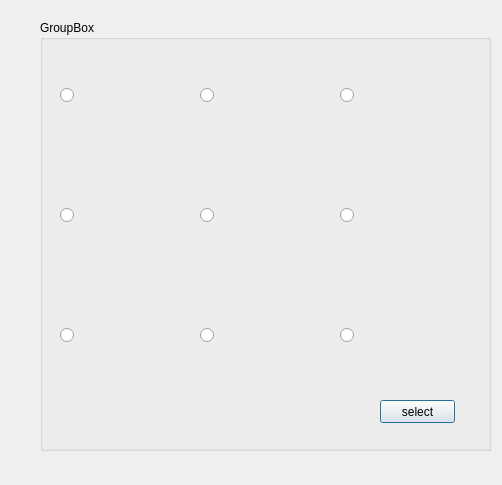
<?xml version="1.0" encoding="UTF-8"?>
<ui version="4.0">
 <class>ProfileGUI</class>
 <widget class="QDialog" name="ProfileGUI">
  <property name="geometry">
   <rect>
    <x>0</x>
    <y>0</y>
    <width>502</width>
    <height>485</height>
   </rect>
  </property>
  <property name="windowTitle">
   <string>ProfileGUI</string>
  </property>
  <widget class="QGroupBox" name="groupBox">
   <property name="geometry">
    <rect>
     <x>40</x>
     <y>20</y>
     <width>451</width>
     <height>431</height>
    </rect>
   </property>
   <property name="title">
    <string>GroupBox</string>
   </property>
   <widget class="QPushButton" name="select_pushButton">
    <property name="geometry">
     <rect>
      <x>340</x>
      <y>380</y>
      <width>75</width>
      <height>23</height>
     </rect>
    </property>
    <property name="text">
     <string>select</string>
    </property>
   </widget>
   <widget class="QRadioButton" name="radioButton_1">
    <property name="geometry">
     <rect>
      <x>20</x>
      <y>20</y>
      <width>111</width>
      <height>111</height>
     </rect>
    </property>
    <property name="styleSheet">
     <string notr="true">image: url(:/Simple_IM/Resources/head1.jpg);</string>
    </property>
    <property name="text">
     <string/>
    </property>
   </widget>
   <widget class="QRadioButton" name="radioButton_5">
    <property name="geometry">
     <rect>
      <x>160</x>
      <y>140</y>
      <width>111</width>
      <height>111</height>
     </rect>
    </property>
    <property name="styleSheet">
     <string notr="true">image: url(:/Simple_IM/Resources/head5.jpg);</string>
    </property>
    <property name="text">
     <string/>
    </property>
   </widget>
   <widget class="QRadioButton" name="radioButton_4">
    <property name="geometry">
     <rect>
      <x>20</x>
      <y>140</y>
      <width>111</width>
      <height>111</height>
     </rect>
    </property>
    <property name="styleSheet">
     <string notr="true">image: url(:/Simple_IM/Resources/head4.jpg);</string>
    </property>
    <property name="text">
     <string/>
    </property>
   </widget>
   <widget class="QRadioButton" name="radioButton_9">
    <property name="geometry">
     <rect>
      <x>300</x>
      <y>260</y>
      <width>111</width>
      <height>111</height>
     </rect>
    </property>
    <property name="styleSheet">
     <string notr="true">image: url(:/Simple_IM/Resources/head9.jpg);</string>
    </property>
    <property name="text">
     <string/>
    </property>
   </widget>
   <widget class="QRadioButton" name="radioButton_8">
    <property name="geometry">
     <rect>
      <x>160</x>
      <y>260</y>
      <width>111</width>
      <height>111</height>
     </rect>
    </property>
    <property name="styleSheet">
     <string notr="true">image: url(:/Simple_IM/Resources/head8.jpg);</string>
    </property>
    <property name="text">
     <string/>
    </property>
   </widget>
   <widget class="QRadioButton" name="radioButton_7">
    <property name="geometry">
     <rect>
      <x>20</x>
      <y>260</y>
      <width>111</width>
      <height>111</height>
     </rect>
    </property>
    <property name="styleSheet">
     <string notr="true">image: url(:/Simple_IM/Resources/head7.jpg);</string>
    </property>
    <property name="text">
     <string/>
    </property>
   </widget>
   <widget class="QRadioButton" name="radioButton_2">
    <property name="geometry">
     <rect>
      <x>160</x>
      <y>20</y>
      <width>111</width>
      <height>111</height>
     </rect>
    </property>
    <property name="styleSheet">
     <string notr="true">image: url(:/Simple_IM/Resources/head2.jpg);</string>
    </property>
    <property name="text">
     <string/>
    </property>
   </widget>
   <widget class="QRadioButton" name="radioButton_3">
    <property name="geometry">
     <rect>
      <x>300</x>
      <y>20</y>
      <width>111</width>
      <height>111</height>
     </rect>
    </property>
    <property name="styleSheet">
     <string notr="true">image: url(:/Simple_IM/Resources/head3.jpg);</string>
    </property>
    <property name="text">
     <string/>
    </property>
   </widget>
   <widget class="QRadioButton" name="radioButton_6">
    <property name="geometry">
     <rect>
      <x>300</x>
      <y>140</y>
      <width>111</width>
      <height>111</height>
     </rect>
    </property>
    <property name="styleSheet">
     <string notr="true">image: url(:/Simple_IM/Resources/head6.jpg);</string>
    </property>
    <property name="text">
     <string/>
    </property>
   </widget>
  </widget>
 </widget>
 <layoutdefault spacing="6" margin="11"/>
 <resources>
  <include location="Simple_IM.qrc"/>
 </resources>
 <connections/>
</ui>
